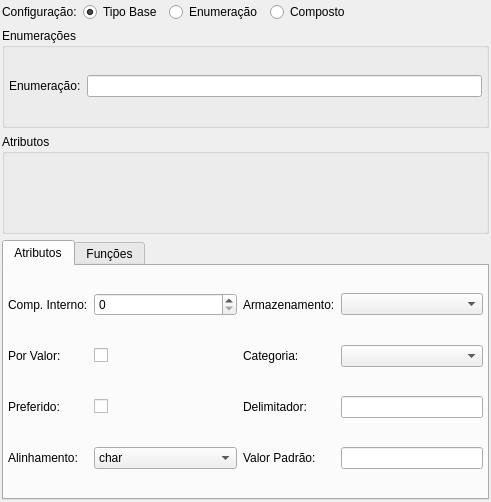
<?xml version="1.0" encoding="UTF-8"?>
<ui version="4.0">
 <class>TipoWidget</class>
 <widget class="QWidget" name="TipoWidget">
  <property name="geometry">
   <rect>
    <x>0</x>
    <y>0</y>
    <width>491</width>
    <height>502</height>
   </rect>
  </property>
  <property name="minimumSize">
   <size>
    <width>0</width>
    <height>0</height>
   </size>
  </property>
  <property name="windowTitle">
   <string>Form</string>
  </property>
  <layout class="QGridLayout" name="tipo_grid">
   <property name="margin">
    <number>2</number>
   </property>
   <property name="spacing">
    <number>6</number>
   </property>
   <item row="0" column="0">
    <widget class="QLabel" name="configuracao_lbl">
     <property name="sizePolicy">
      <sizepolicy hsizetype="Fixed" vsizetype="Preferred">
       <horstretch>0</horstretch>
       <verstretch>0</verstretch>
      </sizepolicy>
     </property>
     <property name="text">
      <string>Configuração:</string>
     </property>
    </widget>
   </item>
   <item row="0" column="1">
    <widget class="QRadioButton" name="tipo_base_rb">
     <property name="minimumSize">
      <size>
       <width>80</width>
       <height>0</height>
      </size>
     </property>
     <property name="text">
      <string>Tipo Base</string>
     </property>
     <property name="checked">
      <bool>true</bool>
     </property>
    </widget>
   </item>
   <item row="0" column="2">
    <widget class="QRadioButton" name="enumeracao_rb">
     <property name="minimumSize">
      <size>
       <width>95</width>
       <height>0</height>
      </size>
     </property>
     <property name="text">
      <string>Enumeração</string>
     </property>
    </widget>
   </item>
   <item row="0" column="3">
    <widget class="QRadioButton" name="composto_rb">
     <property name="minimumSize">
      <size>
       <width>80</width>
       <height>0</height>
      </size>
     </property>
     <property name="text">
      <string>Composto</string>
     </property>
    </widget>
   </item>
   <item row="0" column="4">
    <spacer name="horizontalSpacer">
     <property name="orientation">
      <enum>Qt::Horizontal</enum>
     </property>
     <property name="sizeHint" stdset="0">
      <size>
       <width>92</width>
       <height>20</height>
      </size>
     </property>
    </spacer>
   </item>
   <item row="1" column="0" colspan="5">
    <widget class="QGroupBox" name="enumeracoes_gb">
     <property name="minimumSize">
      <size>
       <width>0</width>
       <height>100</height>
      </size>
     </property>
     <property name="title">
      <string>Enumerações</string>
     </property>
     <layout class="QGridLayout" name="gridLayout">
      <property name="margin">
       <number>4</number>
      </property>
      <property name="spacing">
       <number>6</number>
      </property>
      <item row="0" column="0">
       <widget class="QLabel" name="nome_enum_lbl">
        <property name="text">
         <string>Enumeração:</string>
        </property>
       </widget>
      </item>
      <item row="0" column="1">
       <widget class="QLineEdit" name="nome_enum_edt"/>
      </item>
     </layout>
    </widget>
   </item>
   <item row="2" column="0" colspan="5">
    <widget class="QGroupBox" name="atributos_gb">
     <property name="sizePolicy">
      <sizepolicy hsizetype="Preferred" vsizetype="Preferred">
       <horstretch>0</horstretch>
       <verstretch>0</verstretch>
      </sizepolicy>
     </property>
     <property name="minimumSize">
      <size>
       <width>0</width>
       <height>100</height>
      </size>
     </property>
     <property name="title">
      <string>Atributos</string>
     </property>
    </widget>
   </item>
   <item row="3" column="0" colspan="5">
    <widget class="QTabWidget" name="atrib_base_twg">
     <property name="currentIndex">
      <number>0</number>
     </property>
     <widget class="QWidget" name="tab">
      <attribute name="title">
       <string>Atributos</string>
      </attribute>
      <layout class="QGridLayout" name="gridLayout_2">
       <property name="margin">
        <number>4</number>
       </property>
       <property name="spacing">
        <number>6</number>
       </property>
       <item row="0" column="0">
        <widget class="QLabel" name="comp_int_lbl">
         <property name="text">
          <string>Comp. Interno:</string>
         </property>
        </widget>
       </item>
       <item row="0" column="1">
        <widget class="QSpinBox" name="comp_int_sb">
         <property name="sizePolicy">
          <sizepolicy hsizetype="Expanding" vsizetype="Fixed">
           <horstretch>0</horstretch>
           <verstretch>0</verstretch>
          </sizepolicy>
         </property>
         <property name="minimumSize">
          <size>
           <width>90</width>
           <height>0</height>
          </size>
         </property>
        </widget>
       </item>
       <item row="0" column="2">
        <widget class="QLabel" name="armazenamento_lbl">
         <property name="text">
          <string>Armazenamento:</string>
         </property>
        </widget>
       </item>
       <item row="0" column="3">
        <widget class="QComboBox" name="armazenamento_cmb"/>
       </item>
       <item row="1" column="0">
        <widget class="QLabel" name="por_valor_lbl">
         <property name="text">
          <string>Por Valor: </string>
         </property>
        </widget>
       </item>
       <item row="1" column="1">
        <widget class="QCheckBox" name="por_valor_chk">
         <property name="sizePolicy">
          <sizepolicy hsizetype="Expanding" vsizetype="Fixed">
           <horstretch>0</horstretch>
           <verstretch>0</verstretch>
          </sizepolicy>
         </property>
         <property name="text">
          <string/>
         </property>
        </widget>
       </item>
       <item row="1" column="2">
        <widget class="QLabel" name="categoria_lbl">
         <property name="text">
          <string>Categoria:</string>
         </property>
        </widget>
       </item>
       <item row="1" column="3">
        <widget class="QComboBox" name="categoria_cmb"/>
       </item>
       <item row="2" column="0">
        <widget class="QLabel" name="preferido_lbl">
         <property name="text">
          <string>Preferido:</string>
         </property>
        </widget>
       </item>
       <item row="2" column="1">
        <widget class="QCheckBox" name="preferido_chk">
         <property name="sizePolicy">
          <sizepolicy hsizetype="Expanding" vsizetype="Fixed">
           <horstretch>0</horstretch>
           <verstretch>0</verstretch>
          </sizepolicy>
         </property>
         <property name="text">
          <string/>
         </property>
        </widget>
       </item>
       <item row="2" column="2">
        <widget class="QLabel" name="delimitador_lbl">
         <property name="text">
          <string>Delimitador:</string>
         </property>
        </widget>
       </item>
       <item row="2" column="3">
        <widget class="QLineEdit" name="delimitador_edt">
         <property name="maxLength">
          <number>1</number>
         </property>
        </widget>
       </item>
       <item row="3" column="0">
        <widget class="QLabel" name="alinhamento_lbl">
         <property name="text">
          <string>Alinhamento:</string>
         </property>
        </widget>
       </item>
       <item row="3" column="1">
        <widget class="QComboBox" name="alinhamento_cmb">
         <property name="sizePolicy">
          <sizepolicy hsizetype="Expanding" vsizetype="Fixed">
           <horstretch>0</horstretch>
           <verstretch>0</verstretch>
          </sizepolicy>
         </property>
         <property name="minimumSize">
          <size>
           <width>90</width>
           <height>0</height>
          </size>
         </property>
         <item>
          <property name="text">
           <string>char</string>
          </property>
         </item>
         <item>
          <property name="text">
           <string>smallint</string>
          </property>
         </item>
         <item>
          <property name="text">
           <string>integer</string>
          </property>
         </item>
         <item>
          <property name="text">
           <string>double precision</string>
          </property>
         </item>
        </widget>
       </item>
       <item row="3" column="2">
        <widget class="QLabel" name="valor_padrao_lbl">
         <property name="text">
          <string>Valor Padrão:</string>
         </property>
        </widget>
       </item>
       <item row="3" column="3">
        <widget class="QLineEdit" name="valor_padrao_edt"/>
       </item>
      </layout>
     </widget>
     <widget class="QWidget" name="tab_2">
      <attribute name="title">
       <string>Funções</string>
      </attribute>
      <layout class="QGridLayout" name="gridLayout_3">
       <property name="margin">
        <number>4</number>
       </property>
       <property name="spacing">
        <number>6</number>
       </property>
       <item row="0" column="0">
        <widget class="QLabel" name="input_lbl">
         <property name="text">
          <string>Função INPUT:</string>
         </property>
        </widget>
       </item>
       <item row="1" column="0">
        <widget class="QLabel" name="output_lbl">
         <property name="text">
          <string>Função OUTPUT:</string>
         </property>
        </widget>
       </item>
       <item row="2" column="0">
        <widget class="QLabel" name="recv_lbl">
         <property name="text">
          <string>Função RECV:</string>
         </property>
        </widget>
       </item>
       <item row="3" column="0">
        <widget class="QLabel" name="send_lbl">
         <property name="text">
          <string>Função SEND:</string>
         </property>
        </widget>
       </item>
       <item row="4" column="0">
        <widget class="QLabel" name="tpmod_in_lbl">
         <property name="text">
          <string>Função TPMOD_IN:</string>
         </property>
        </widget>
       </item>
       <item row="5" column="0">
        <widget class="QLabel" name="tpmod_out_lbl">
         <property name="text">
          <string>Função TPMOD_OUT:</string>
         </property>
        </widget>
       </item>
       <item row="6" column="0">
        <widget class="QLabel" name="analyze_lbl">
         <property name="text">
          <string>Função ANALYZE:</string>
         </property>
        </widget>
       </item>
      </layout>
     </widget>
    </widget>
   </item>
  </layout>
 </widget>
 <resources/>
 <connections/>
</ui>
